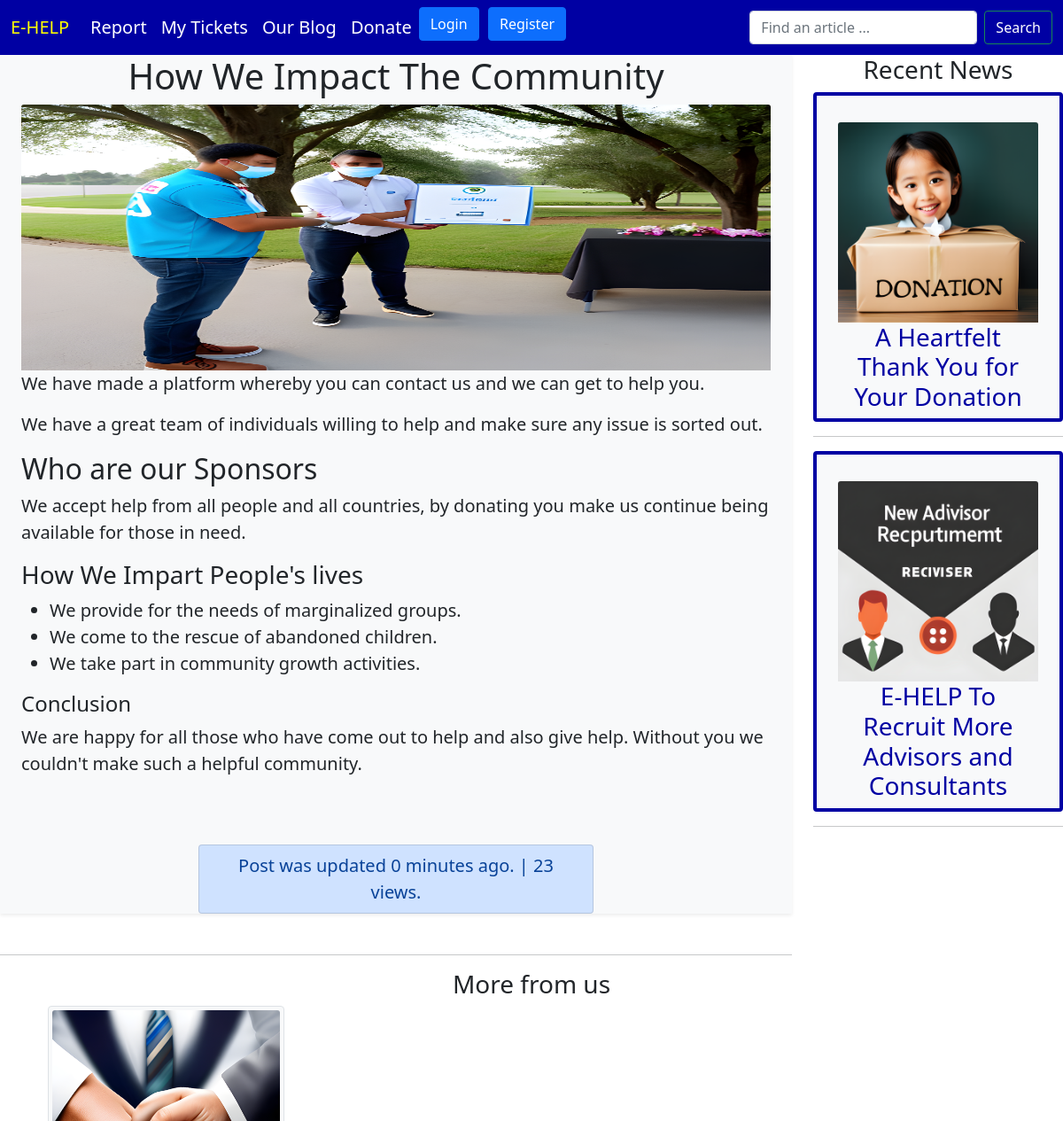
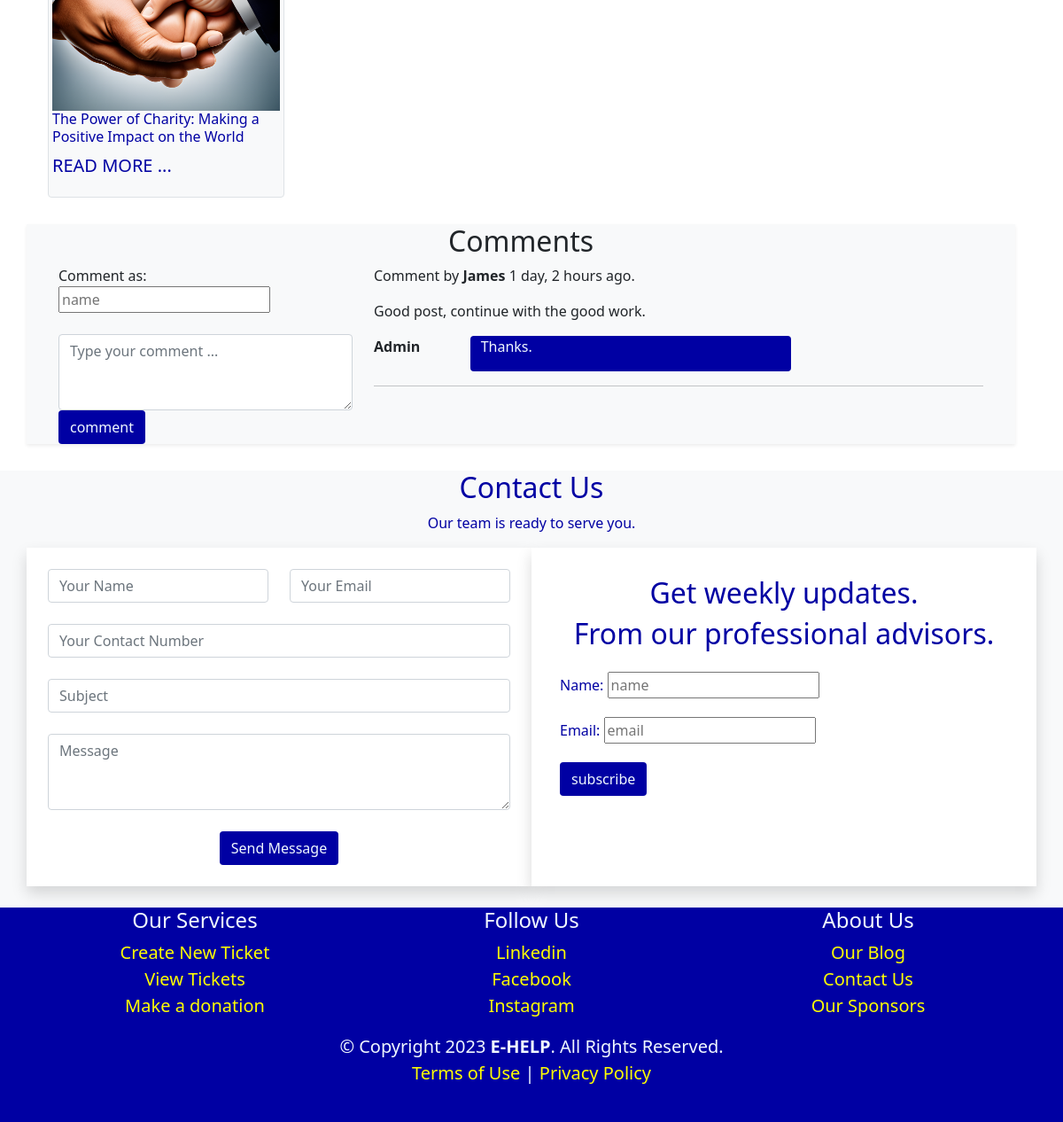
The app's page /blog/post-detail/how-we-impact-the-community/ with its own data (2 pictures, top to bottom).
### blog/models.py (models this page shows, shortened)
class Post(models.Model):
    DRAFT = 'draft'
    PUBLISHED = 'published'
    STATUS = (
      (DRAFT, 'draft'),
      (PUBLISHED, 'published'),
    )
    user = models.ForeignKey(User, on_delete=models.CASCADE)
    title = models.CharField(max_length=230, unique=True)
    slug = models.CharField(max_length=300, unique=True)
    image_url = models.TextField(blank=True)
    image = models.ImageField(upload_to='uploads/', blank=True, null=True)
    alt = models.CharField(max_length=30)
    content = models.TextField()
    status = models.CharField(max_length=10, choices=STATUS, default=DRAFT)
    created_on = models.DateTimeField(auto_now_add=True)
    updated_on = models.DateTimeField(auto_now=True)
    keywords = models.TextField(blank=True)
    description = models.TextField(blank=True)
    views = models.IntegerField(default=0, null=True, blank=True)
    class Meta:
        ordering = ['-updated_on', '-created_on']
        verbose_name_plural = 'posts'

class NewsArticle(models.Model):
    DRAFT = 'draft'
    PUBLISHED = 'published'
    STATUS = (
      (DRAFT, 'draft'),
      (PUBLISHED, 'published'),
    )
    title = models.CharField(max_length=230, unique=True)
    slug = models.CharField(max_length=300, unique=True)
    image_url = models.TextField(blank=True)
    image = models.ImageField(upload_to='uploads/', blank=True, null=True)
    alt = models.TextField(blank=True)
    content = models.TextField(blank=False)
    status = models.CharField(max_length=10, choices=STATUS, default=DRAFT)
    created_on = models.DateTimeField(auto_now_add=True)
    updated_on = models.DateTimeField(auto_now=True)
    keywords = models.TextField(blank=True)
    description = models.TextField(blank=True)
    views = models.IntegerField(default=0, blank=True, null=True)
    class Meta:
        ordering = ['-updated_on', '-created_on']
        verbose_name_plural = 'News Articles'

class PostComment(models.Model):
    DRAFT = 'draft'
    PUBLISHED = 'published'
    STATUS = (
       (DRAFT, 'Waiting Approval'),
       (PUBLISHED, 'Approved'),
    )
    post = models.ForeignKey(Post, on_delete=models.CASCADE, related_name="postcomments")
    owner = models.CharField(max_length=20, null=False)
    body = models.TextField()
    status = models.CharField(max_length=10, choices=STATUS, default=DRAFT)
    created_on = models.DateTimeField(auto_now_add=True)
    approved_on = models.DateTimeField(auto_now=True)
    reply = models.TextField(null=True, blank=True)
    reply_created_on = models.DateTimeField(auto_now=True)
    class Meta:
        ordering = ['-approved_on']

### blog/views.py (the view)
# urls.py: path('post-detail/<slug:slug>/', views.post_detail, name='posts-detail'),
def post_detail(request, slug):
    post = get_object_or_404(Post, slug=slug, status=Post.PUBLISHED)
    comments = post.postcomments.filter(status=PostComment.PUBLISHED)
    post.views += 1
    post.save()
    new_postcomment = None
    query = post.title + post.content
    related_posts = Post.objects.filter(status=Post.PUBLISHED).filter(Q(title__icontains=query) | Q(content__icontains=query)).exclude(slug=slug)
    if related_posts.count() < 1:
        related_posts = Post.objects.filter(status=Post.PUBLISHED).exclude(slug=slug).order_by('?')[:4]
    newsarticles = NewsArticle.objects.filter(status=NewsArticle.PUBLISHED).order_by('?')[:4]
    if request.method == 'POST':
        postcomment_form = PostCommentForm(data=request.POST)
        if postcomment_form.is_valid():
            new_postcomment = postcomment_form.save(commit=False)
            new_postcomment.post = post
            new_postcomment.save()
            messages.info(request, 'Comment is awaiting admin approval')
            return redirect(request.META.get('HTTP_REFERER'))
    else:
        postcomment_form = PostCommentForm()
    context = {
        'post':post,
        'related_posts':related_posts,
        'newsarticles':newsarticles,
        'comments':comments,
        'postcomment_form':postcomment_form,
    }
    return render(request, 'blog/post-detail.html', context)

### blog/forms.py
class PostCommentForm(forms.ModelForm):
    class Meta:
        model = PostComment
        fields = ('body', 'owner')

### blog/templates/blog/post-detail.html (shortened to what this page needs)
{% extends 'blog/main.html' %}
{% block body %}
<div class="container shadow-sm bg-light">
<div id="news-title">
    <h1 class="text-center">{{ post.title }}</h1>
</div>
 <div id="image-div container">
   {% if post.image %}
      <div><img class="card-img-top" height="300" width="50" src="{{ post.image.url }}" alt="{{ post.alt }}"/></div>
   {% else %}
      <div><img class="card-img-top" height="300" width="50" src="{{ post.image_url }}" alt="{{ post.alt }}"/></div>
   {% endif %}
 </div>
 <div id="content">
    {{ post.content | safe }}
 </div>
<div class="container col-sm-7 text-center">
   <br><br>
   <ul class="list-group">
    <li class="list-group-item list-group-item-primary">Post was updated {{ post.updated_on | timesince }} ago. | {{post.views}} views.</li>
   </ul>
</div>
</div>
<br>
{% endblock %}
{% block rightpanel %}
<div class="col-sm-3" >
   <h3 class="text-center">Recent News</h3>
   {% for newsarticle in newsarticles %}
   <div class="container rounded bg-light" style="border: 4px solid #0000A3;">
       <br>
       <a href="{% url 'news-detail' newsarticle.slug %}" style="color:#0000A3" class="text-decoration-none" onMouseOver="this.style.color='#000000'"
       onMouseOut="this.style.color='#0000A3'">
           {% if newsarticle.image %}
           <img class="card-img-top" src="{{ newsarticle.image.url }}" alt="{{ newsarticle.alt }}"/>
           {% else %}
           <img class="card-img-top" src="{{ newsarticle.image_url }}" alt="{{ newsarticle.alt }}"/>
           {% endif %}
           <br>
           <h3 class="text-center">{{ newsarticle.title }}</h3>
       </a>
   </div>
   <hr>
   {% endfor %}
 </div>
{% endblock %}
{% block comment %}
     {% include 'blog/comment.html' %}
{% endblock %}
{% block related %}
<div>
    <h3 class="text-center">More from us</h3>
    <div class="row container">
       {% for related_post in related_posts %}
      <div class="col-sm-3 bg-light p-1 card border" style="border: 3px solid #0000A3;">
         <a href="{% url 'posts-detail' related_post.slug %}" style="color:#0000A3" class="text-decoration-none" onMouseOver="this.style.color='black'"
         onMouseOut="this.style.color='#0000A3'">
             {% if related_post.image %}
             <img class="card-img-top" height="250" alt="{{ related_post.alt }}" src="{{ related_post.image.url }}"/>
             {% else %}
             <img class="card-img-top" height="250" alt="{{ related_post.alt }}" src="{{ related_post.image_url }}"/>
             {% endif %}
             <br>
             <h3 class="fs-6">{{ related_post.title }}</h3>
             <p>READ MORE ...</p>
         </a>
      </div>
      {% endfor %}
         <br>
    </div>
</div>
{% endblock %}

### blog/templates/blog/comment.html (shortened to what this page needs)
<br>
<div class="row container bg-light shadow-sm">
    <h2 class="text-center">Comments</h2>
    <div class="col-sm-4">
        <div class="comment-form fs-6">
            <div>
             <form method="POST" action="">
                <label for="comment-owner">Comment as:</label>
                <input type="text" placeholder="name" name="owner" id="comment-owner" required>
                <br><br>
                <textarea class="form-control" rows="3" placeholder="Type your comment ..." id="comment" name="body"></textarea>
                <input class="btn" style="background-color: #0000A3; color: aliceblue;" type="submit" value="comment">
             </form>
            </div>
        </div>
   </div>
    <div class="col-sm-8 fs-6">
        {% for comment in comments %}
            <div>
                <p>Comment by <strong>{{ comment.owner }}</strong>  {{ comment.created_on | timesince }} ago.</p>
                <p>{{ comment.body }}</p>
                {% if comment.reply and comment.reply.strip %}
                <div class="col-sm-8">
                    <div class="row">
                        <div class="col-sm-3">
                            <p><strong>Admin</strong></p>
                        </div>
                        <div class="col-sm-9 rounded" style="background-color: #0000A3; color: aliceblue;">
                            <p>{{ comment.reply }}</p>
                        </div>
                    </div>
                </div>
                {% endif %}
            </div>
            <hr>
        {% empty %}
            <div class="text-center fs-5">
            <p>No comments</p>
            </div>
        {% endfor %}
    </div>
</div>
<br>

### records on screen
Post: title "How We Impact The Community", image (picture), content "We have made a platform whereby you can contact us and we can get to help you. We have a great team of individuals willing to help and make sure any issue is sorted out. Who are our Sponsors We accept help from all people and all countries, by donating you make us continue being available for those in need. How We Impart People's lives We provide for the needs of marginalized groups. We come to the rescue of abandoned children. We take part in community growth activities. Conclusion We are happy for all those who have come out to help and also give help. Without you we couldn't make such a helpful community.", updated_on "0 minutes", views "23"
NewsArticle: image (picture), title "A Heartfelt Thank You for Your Donation"
NewsArticle: image (picture), title "E-HELP To Recruit More Advisors and Consultants"
Post: image (picture), title "The Power of Charity: Making a Positive Impact on the World"
PostComment: owner "James", created_on "1 day, 2 hours", body "Good post, continue with the good work.", reply "Thanks."
